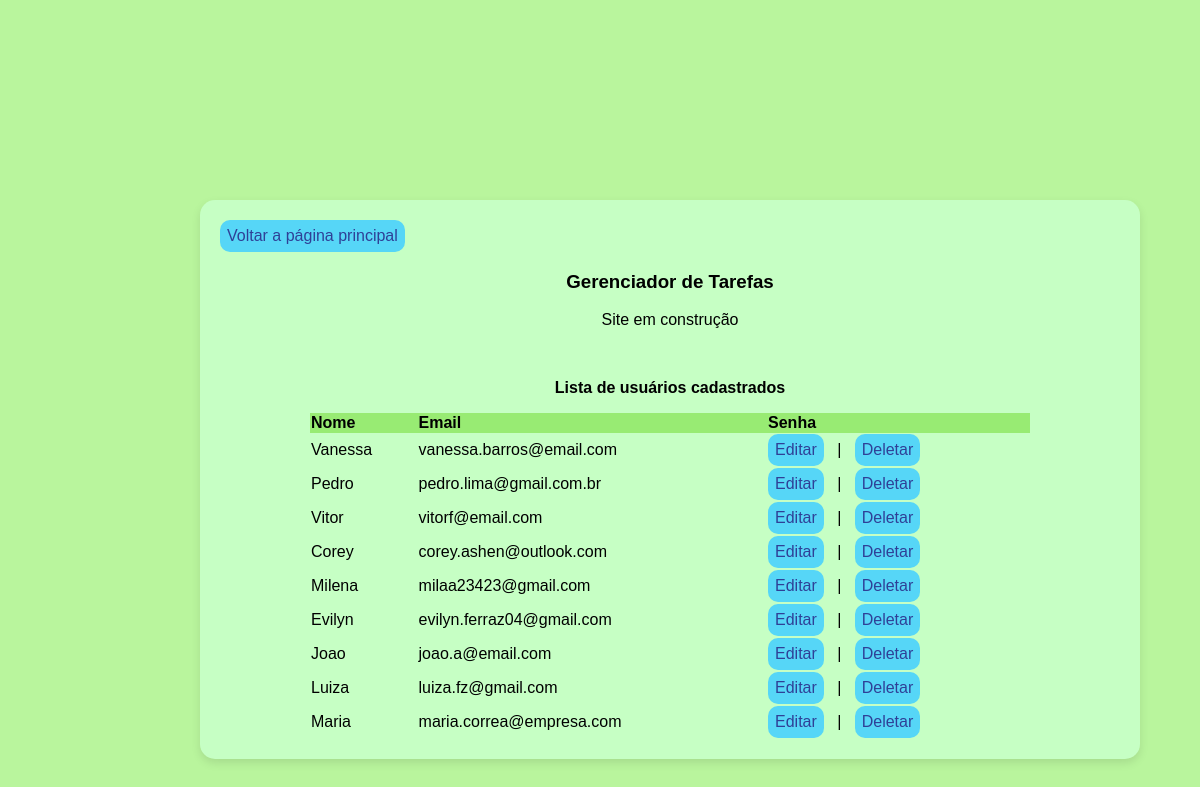
The app's page /paginaPrincipal.php with its own data.
### tables this page shows
CREATE TABLE usuario(
idUsuario INT(11) AUTO_INCREMENT NOT NULL PRIMARY KEY,
nome VARCHAR(100) NOT NULL,
email VARCHAR(100) NOT NULL,
senha VARCHAR(100) NOT NULL,
grupo ENUM('Pessoal', 'Trabalho', 'Estudos')
);

### paginaPrincipal.php (the view, shortened to what this page needs)
<?php
require_once("conexao.php");
$resultado = mysqli_query($conexao, "SELECT * FROM usuario ORDER BY idUsuario DESC");
?>
<!DOCTYPE html>
<html lang="pt-br">
<head>
    <link rel="stylesheet" href="css/style.css">
</head>
<body>
    <div class="retangulo">
        <a href="index.php">Voltar a página principal</a>
        <h3 class="centralizar">Gerenciador de Tarefas</h3>
        <p class="centralizar">Site em construção</p>&nbsp;&nbsp;
        <p class="centralizar"><strong>Lista de usuários cadastrados</strong></p>
        <table class="centralizar-tabela width80">
            <tr class="detalhe">
                <td><strong>Nome</strong></td>
                <td><strong>Email</strong></td>
                <td><strong>Senha</strong></td>
            </tr>
            <?php
            while ($res = mysqli_fetch_assoc($resultado)) {
                echo "<tr>";
                echo "<td>" . $res['nome'] . "</td>";
                echo "<td>" . $res['email'] . "</td>";
                echo "<td><a href=\"editarUsuario.php?id=$res[idUsuario]\">Editar</a> &nbsp; | &nbsp;
                        <a href=\"excluirUsuario.php?id=$res[idUsuario]\" onClick=\"return confirm('Tem certeza de que quer deletar a conta?')\">Deletar</a></td>";
                echo "</tr>";
            }
            ?>
        </table>
    </div>
</body>
</html>

### css/style.css (style rules this page uses)
body { background-color: rgb(185, 245, 157); margin: 100px; padding: 100px; font-family: sans-serif; }
.retangulo { width: 900px; min-height: 400px; background-color: rgb(198, 255, 196); border-radius: 15px; box-shadow: 0 4px 10px rgba(0, 0, 0, 0.1); margin: 0 auto; padding: 20px; }
a { text-decoration: none; background-color: rgb(86, 214, 247); padding: 7px; border-radius: 10px; margin: 0 auto; display: inline-block; color: rgb(47, 64, 151); }
.centralizar { text-align: center; }
.centralizar-tabela { margin: 0 auto; border-collapse: collapse; }
table { border: 0; }
.width80 { width: 80%;; }
.detalhe { background-color: #98eb73; }

### records on screen
usuario: nome "Vanessa", email "vanessa.barros@email.com"
usuario: nome "Pedro", email "pedro.lima@gmail.com.br"
usuario: nome "Vitor", email "vitorf@email.com"
usuario: nome "Corey", email "corey.ashen@outlook.com"
usuario: nome "Milena", email "milaa23423@gmail.com"
usuario: nome "Evilyn", email "evilyn.ferraz04@gmail.com"
usuario: nome "Joao", email "joao.a@email.com"
usuario: nome "Luiza", email "luiza.fz@gmail.com"
usuario: nome "Maria", email "maria.correa@empresa.com"
